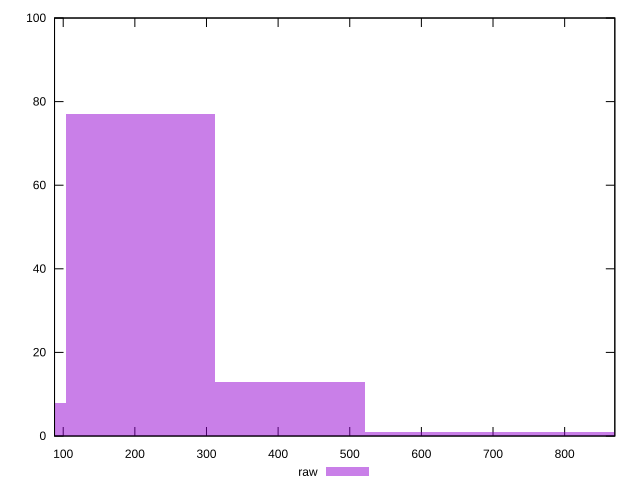

Reproduce this figure in gnuplot.
reset

$raw <<EOF
416.6192219706093 13
624.928832955914 1
208.30961098530466 77
0 8
833.2384439412186 1
EOF

set key outside below
set boxwidth 208.30961098530466
set xrange [87.87700000000001:870.044]
set yrange [0:100]
set trange [0:100]
set style fill transparent solid 0.5 noborder
set terminal svg size 640, 490 enhanced background rgb 'white'
set output "report_00015_2021-02-09T16-11-33.973Z/server-response-time/samples/pages/raw/histogram.svg"

plot $raw title "raw" with boxes

reset
